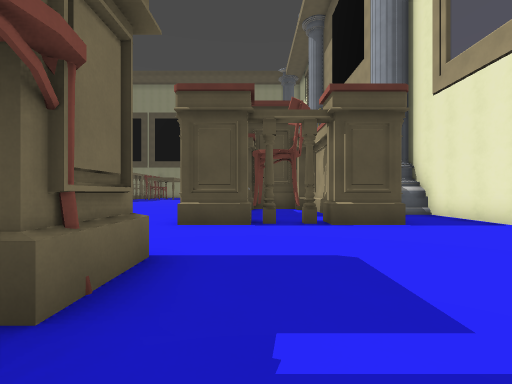
view 1 (above)

24 first-person views from a walk through a Godot game level. The camera is 1.4 m above the floor, looks level and sees 85° across. The floor is counted in squares, 2 m on a side. Each view is taken from the middle of a square. On the plan, view 1 faces up. The plan holds only what a view shows up to about 9 squares ahead; the rest is blank. Characters and animated objects are not drawn. Surface patterns are stand-ins for the level's own textures.

view 2
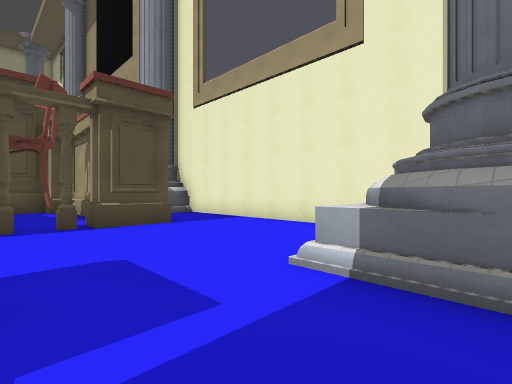

view 3
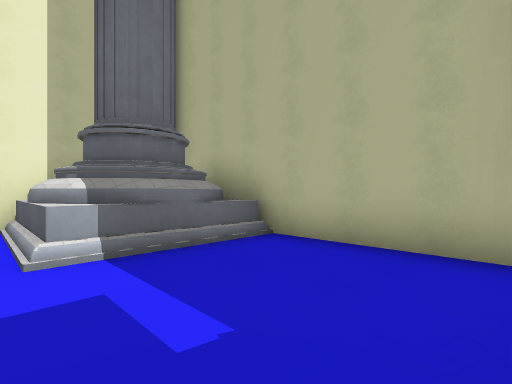

view 4
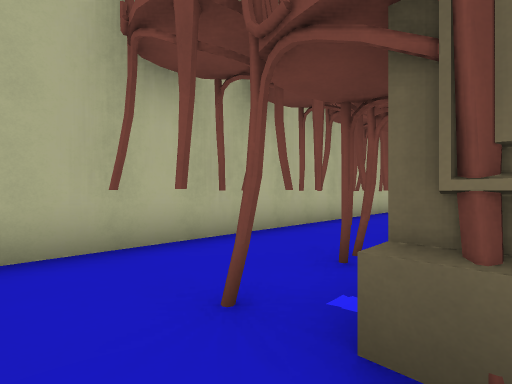

view 5
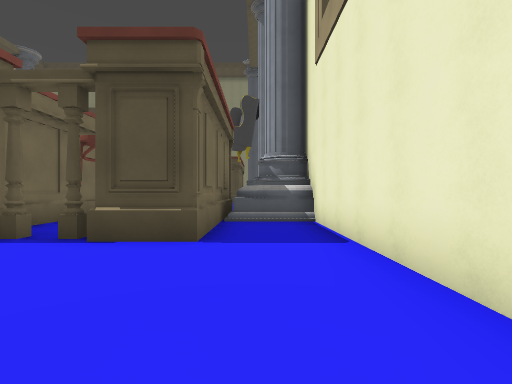

view 6
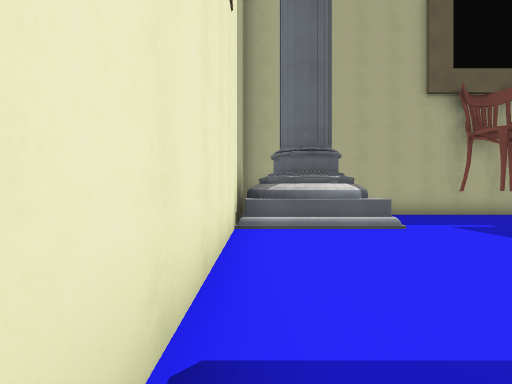

view 7
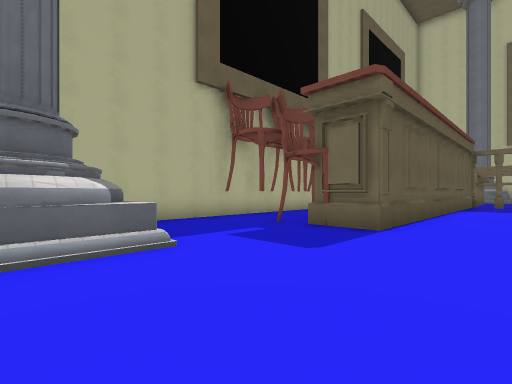

view 8
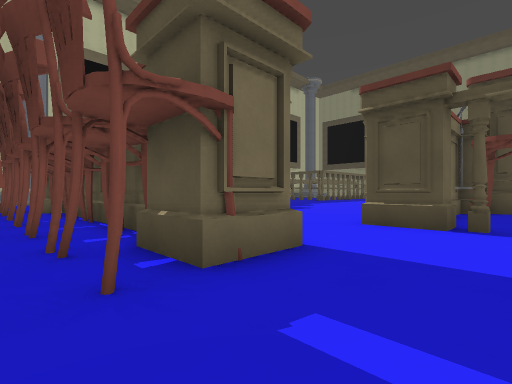

view 9
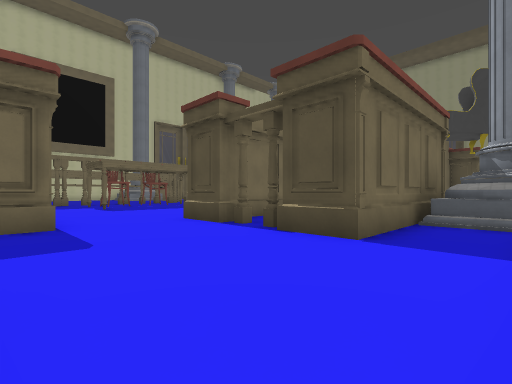

view 10
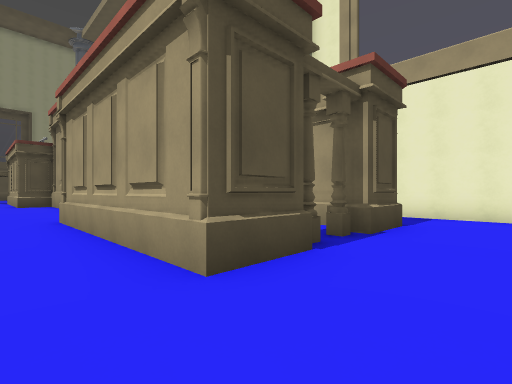

view 11
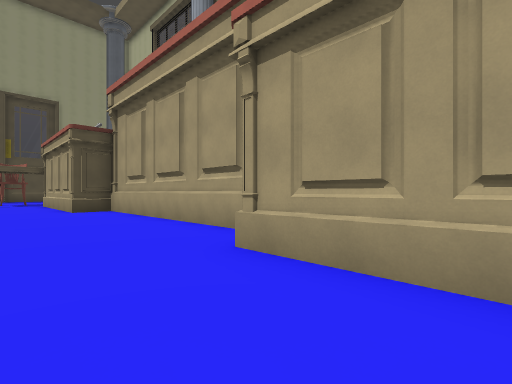

view 12
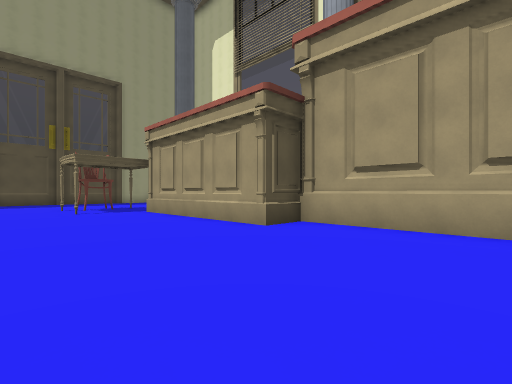

view 13
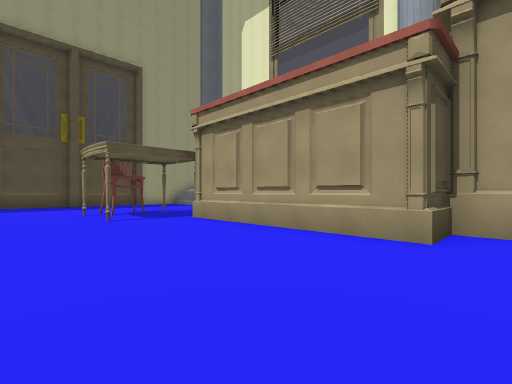

view 14
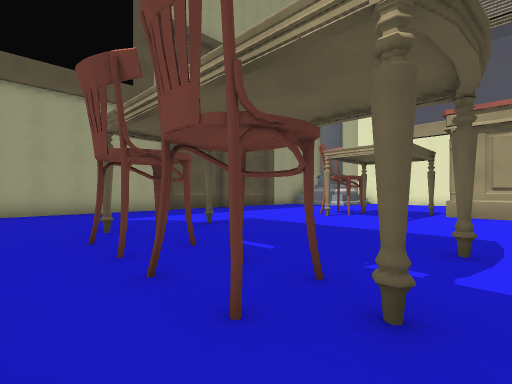

view 15
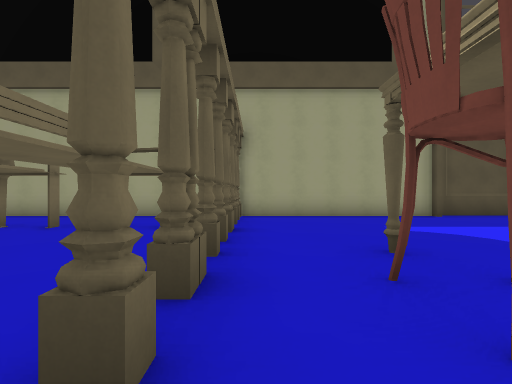

view 16
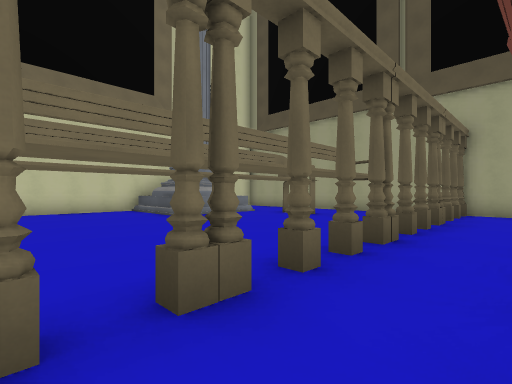

view 17
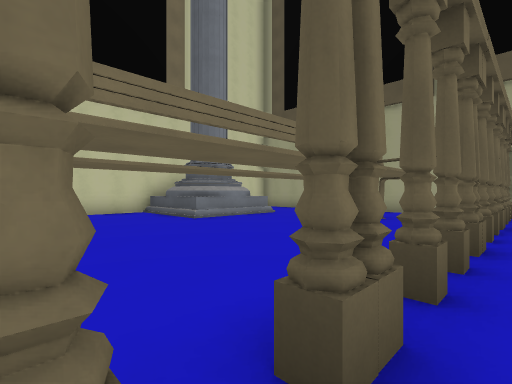

view 18
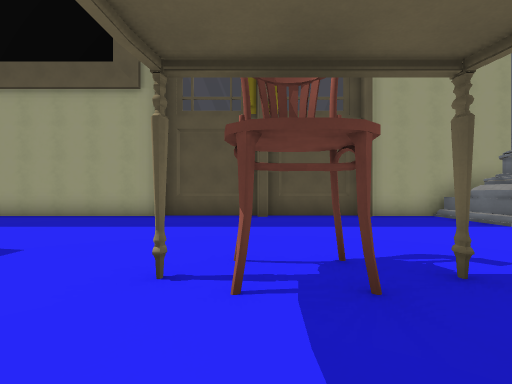

view 19
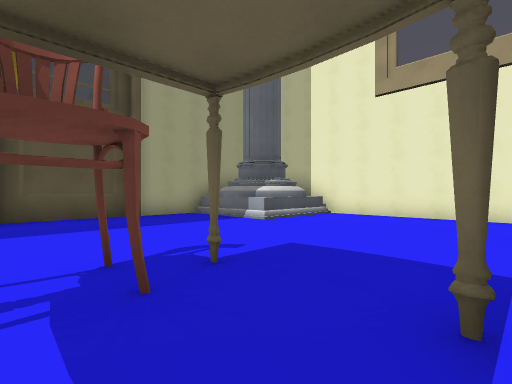

view 20
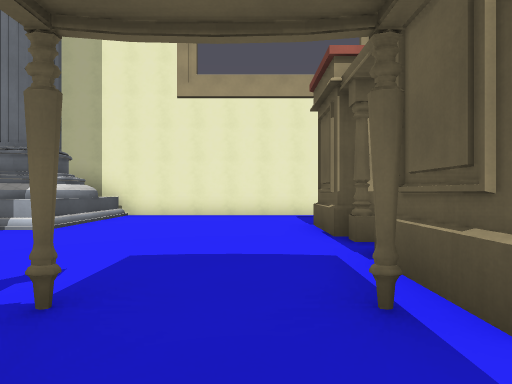

view 21
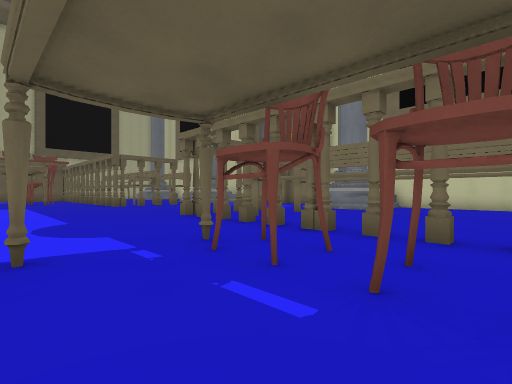

view 22
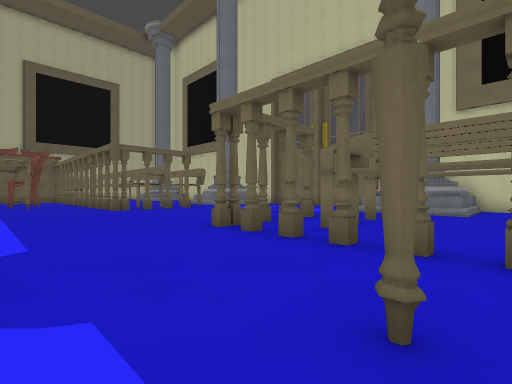

view 23
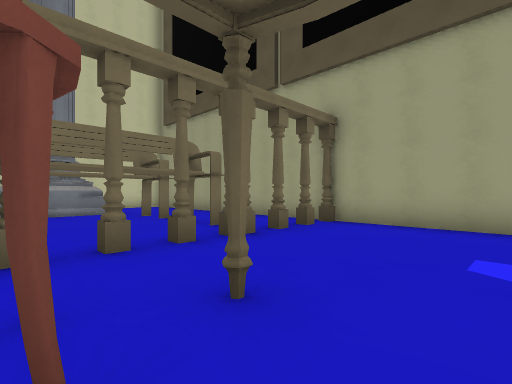

view 24
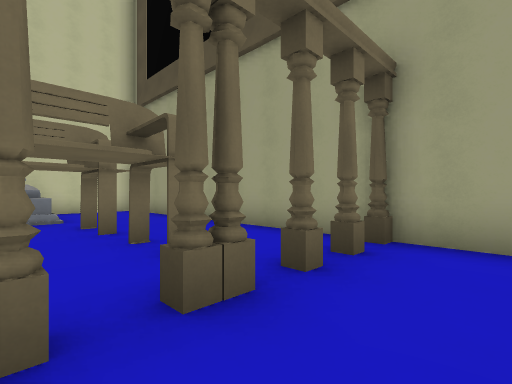

### Floor plan
Key: @ floor where view 1 was taken; # wall or solid block; x gap in a wall; . floor; = window, fence, low wall or low ledge; ^ raised ledge.
Columns run from 21 left of view 1 to 6 right of it. Each row starts with its distance up from view 1.
 35   ######################
 34    ......#.....#..#..#..^
 33   .......x.............#^
 32 #....#..x#.............##  #
 31 # ^^..#..#..............^#^#
 30    #.......................#
 29   ^^..........#...##.......#
 28   #......x.##.....##.......#
 27 #..........x...............#
 26 #..........##....#..#......#
 25 #........x.##.#.....#=### .#
 24  ...................#
 23   #^.....#..........#
 22      .#xx#..........#
 21       ...x..........#
 20       ..............##
 19          ............#
 18         ...... ......#
 17         ...... ......#
 16          ..... ......#
 15           ...    ....#
 14            ..    ....#
 13                  ....#
 12                  ....#
 11                  ...##
 10                  ...##
  9                  ...#   ####
  8                  ...#   #..#
  7                  ...## ##..#
  6                  ...#####..#
  5                 ...........#
  4               .............#
  3               ######.......#
  2             ###  ###.......#
  1            x.#    #....#^#^#
  0             x#    #x#@.#^ #
 -1             .#    #.x...^ #
 -2             ##    #########

Positions as (right, up) in squares from view 1, and headings:
1: (0, 0), facing up
2: (0, 0), facing up-right
3: (-1, 2), facing down-right
4: (0, 2), facing down-left
5: (4, 2), facing up
6: (5, 7), facing down
7: (4, 5), facing down-left
8: (1, 0), facing up-left
9: (5, 2), facing up-left
10: (-3, 4), facing up-right
11: (-4, 9), facing up-right
12: (-6, 16), facing up-right
13: (-6, 19), facing up-right
14: (-11, 24), facing up-right
15: (-11, 26), facing up
16: (-10, 24), facing up-left
17: (-11, 24), facing up-left
18: (-3, 26), facing up
19: (-3, 26), facing up-right
20: (-3, 27), facing right
21: (-7, 28), facing down-left
22: (-8, 25), facing down-left
23: (-8, 28), facing up-left
24: (-10, 30), facing up-left
